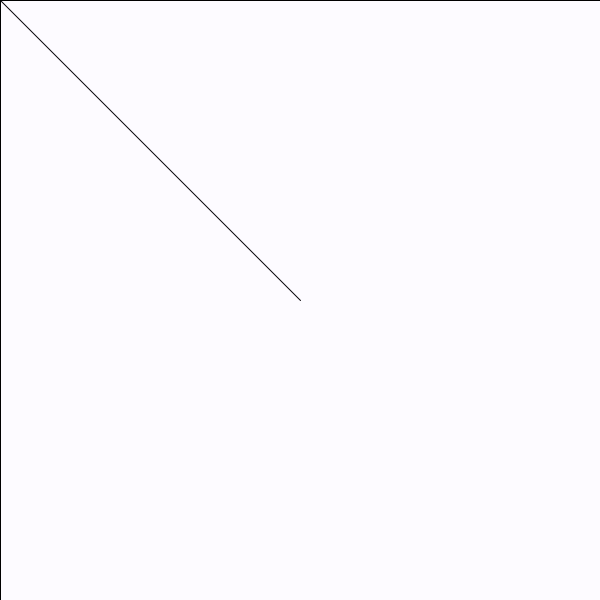
Frame 1 (no input)
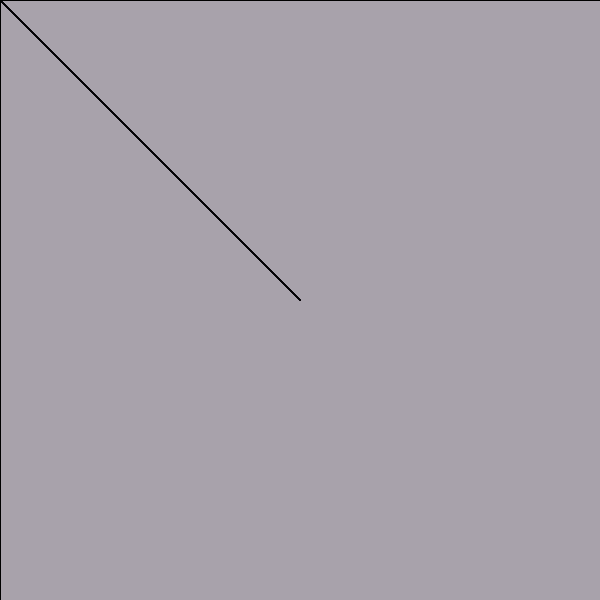
Frame 60 (the mouse pressed at the canvas centre just before this capture)
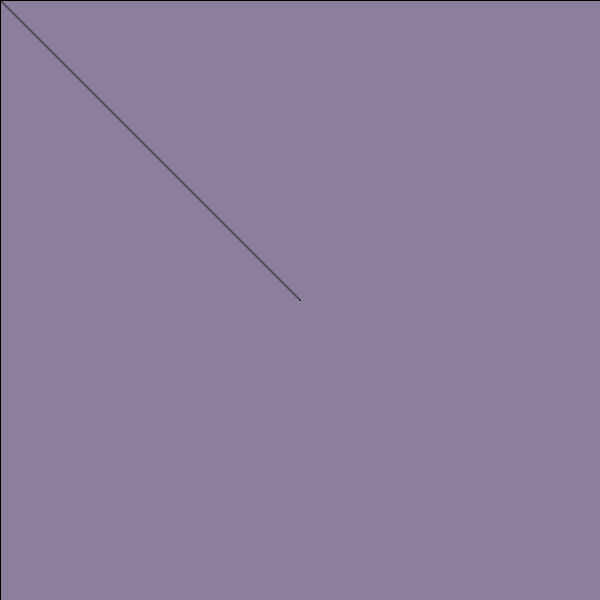
Frame 120 (the mouse held since frame 60 and released just before this capture)

The Processing sketch that drew these frames (run headless with seeded random() and noise(); from frame 60 on, the mouse is pressed at the canvas centre):

// Processing sketch: processing_99046
// ── processing_99046.pde

void setup() {
  size(600, 600);
  background(255, 255, 255);
  smooth();
  frameRate(22);
}

void draw() {
  line(height/2, width/2, mouseX, mouseY);
  fill(random(255), random(255), random(255), 5);
  rect(0, 0, 600, 600);
  if (key == 's')
  {
    fill(random(255), random(255), random(255), 50);
    rect(0, 0, 600, 600);
  }
}
void mouseDragged() {
  ellipse(mouseX, mouseY, 50, 50);
  if (key == 'r')
  {
    fill(255, 0, 0);
  }
  if (key == 'w')
  {
    fill(255, 255, 255);
  }
  if (key == 'e')
  {
    fill(0, 0, 255);
  }
  if (key == 'q')
  {
    fill(0, 255, 0);
  }
  if (key == 't')
  {
    fill(#FEFF00);
  }
}
